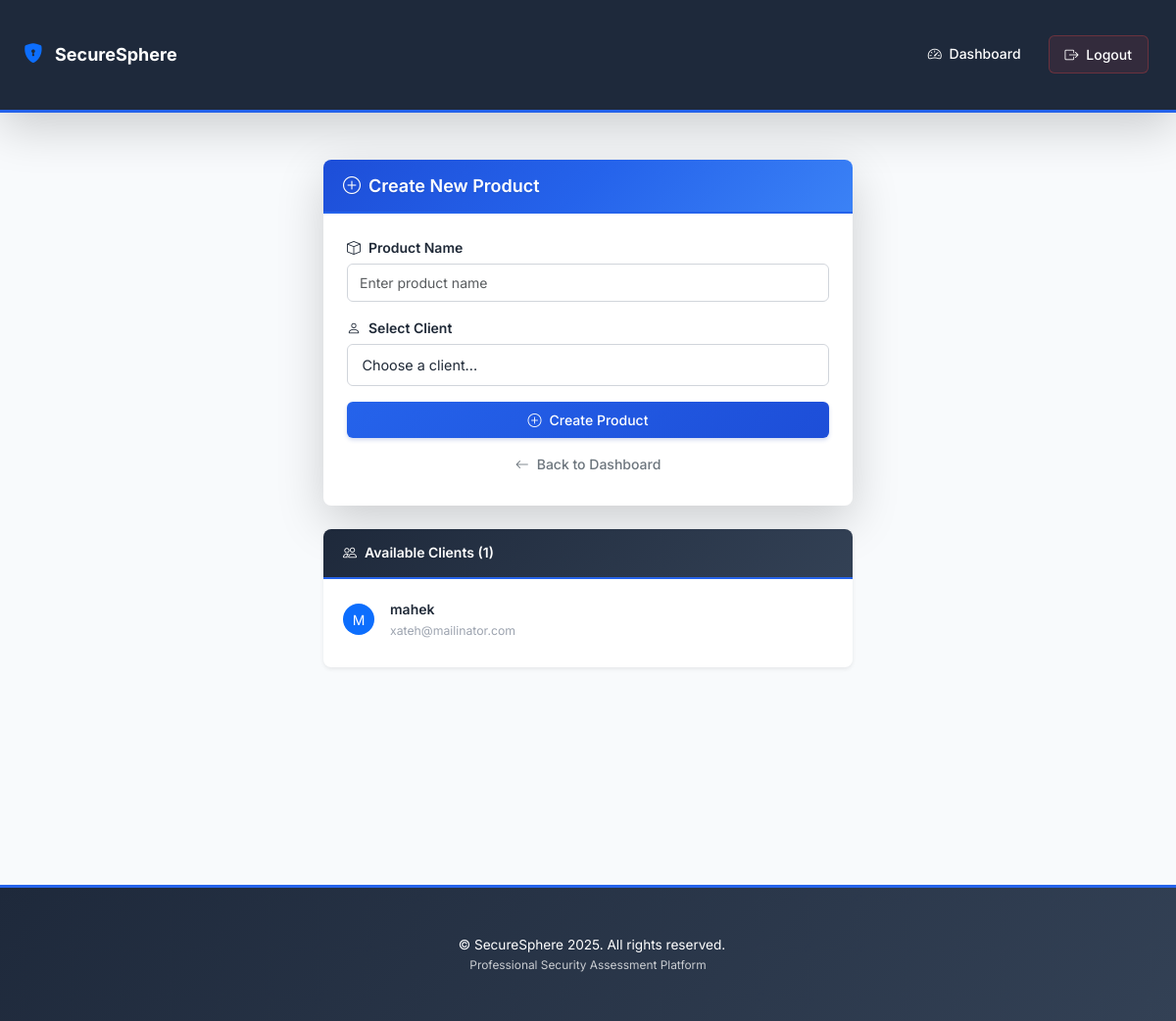
Page /admin/create_product (signed in) on the committed database.
### app.py (models this page shows, shortened)
class User(db.Model):
    __tablename__ = 'users'
    id = db.Column(db.Integer, primary_key=True)
    username = db.Column(db.String(80), unique=True, nullable=False, index=True)
    email = db.Column(db.String(120), nullable=False, index=True)
    password_hash = db.Column(db.String(200), nullable=False)
    role = db.Column(db.String(20), nullable=False, default='client')  # client, lead, superuser
    organization = db.Column(db.String(200), default='ACCORIAN')
    assigned_client_id = db.Column(db.Integer, db.ForeignKey('users.id'), nullable=True)  # For leads - which client they can review
    first_name = db.Column(db.String(100))
    last_name = db.Column(db.String(100))
    phone = db.Column(db.String(20))
    is_active = db.Column(db.Boolean, default=True)
    first_login = db.Column(db.Boolean, default=True)
    created_at = db.Column(db.DateTime, default=lambda: datetime.now(timezone.utc))
    last_login = db.Column(db.DateTime)
    products = db.relationship('Product', backref='owner', lazy=True, cascade='all, delete-orphan')
    responses = db.relationship('QuestionnaireResponse', backref='user', lazy=True)
    assigned_client = db.relationship('User', remote_side=[id], backref='assigned_leads', foreign_keys=[assigned_client_id])

### app.py (the view, shortened to what this page needs)
@app.route('/admin/create_product', methods=['GET', 'POST'])
@login_required('superuser')
def admin_create_product():
    clients = User.query.filter_by(role='client').all()
    return render_template('admin_create_product.html', clients=clients)

### app.py (called while the page is built)
def login_required(role=None):
    def decorator(f):
        @wraps(f)
        def decorated_function(*args, **kwargs):
            if 'user_id' not in session:
                return redirect(url_for('login'))
            if role and session.get('role') != role:
                flash('Access denied!')
                return redirect(url_for('dashboard'))
            return f(*args, **kwargs)
        return decorated_function
    return decorator

### templates/admin_create_product.html (shortened to what this page needs)
{% extends "base.html" %}
{% block content %}
<div class="container-fluid">
    <div class="row justify-content-center">
        <div class="col-md-8 col-lg-6">
            <div class="card shadow-lg border-0">
                <div class="card-header bg-gradient-primary text-white">
                    <h4 class="mb-0">
                        <i class="bi bi-plus-circle me-2"></i>Create New Product
                    </h4>
                </div>
                <div class="card-body p-4">
                    <form method="post" class="needs-validation" novalidate>
                        <div class="mb-4">
                            <label for="product_name" class="form-label fw-semibold">
                                <i class="bi bi-box me-2"></i>Product Name
                            </label>
                            <input type="text" class="form-control form-control-lg"
                                   id="product_name" name="product_name"
                                   placeholder="Enter product name" required>
                        </div>
                        <div class="mb-4">
                            <label for="client_id" class="form-label fw-semibold">
                                <i class="bi bi-person me-2"></i>Select Client
                            </label>
                            <select class="form-select form-select-lg" id="client_id" name="client_id" required>
                                <option value="">Choose a client...</option>
                            </select>
                        </div>
                        <div class="d-grid gap-2">
                            <button type="submit" class="btn btn-primary btn-lg">
                                <i class="bi bi-plus-circle me-2"></i>Create Product
                            </button>
                            <a href="{{ url_for('dashboard') }}" class="btn btn-outline-secondary">
                                <i class="bi bi-arrow-left me-2"></i>Back to Dashboard
                            </a>
                        </div>
                    </form>
                </div>
            </div>
            {% if clients %}
            <div class="card mt-4 shadow-sm border-0">
                <div class="card-header bg-light">
                    <h6 class="mb-0">
                        <i class="bi bi-people me-2"></i>Available Clients ({{ clients|length }})
                    </h6>
                </div>
                <div class="card-body">
                    <div class="row">
                        {% for client in clients %}
                        <div class="col-md-6 mb-2">
                            <div class="d-flex align-items-center">
                                <div class="flex-shrink-0">
                                    <div class="avatar bg-primary text-white rounded-circle d-flex align-items-center justify-content-center" style="width: 32px; height: 32px;">
                                        {{ client.username[0].upper() }}
                                    </div>
                                </div>
                                <div class="flex-grow-1 ms-3">
                                    <div class="fw-semibold">{{ client.username }}</div>
                                    <small class="text-muted">{{ client.email }}</small>
                                </div>
                            </div>
                        </div>
                        {% endfor %}
                    </div>
                </div>
            </div>
            {% endif %}
        </div>
    </div>
</div>
{% endblock %}

### static/style.css (style rules this page uses)
:root { --primary-color: #2563eb; --primary-dark: #1d4ed8; --primary-light: #3b82f6; --primary-lighter: #dbeafe; --primary-lightest: #eff6ff; --secondary-color: #475569; --secondary-light: #64748b; --success-color: #10b981; --warning-color: #f59e0b; --danger-color: #ef4444; --info-color: #0ea5e9; --navy-dark: #1e293b; --navy-medium: #334155; --navy-light: #475569; --light-bg: #f8fafc; --lighter-bg: #ffffff; --dark-bg: #1e293b; --gradient-bg: linear-gradient(135deg, #1e40af 0%, #3b82f6 50%, #60a5fa 100%); --subtle-gradient: linear-gradient(135deg, #f8fafc 0%, #f1f5f9 100%); --text-primary: #1f2937; --text-secondary: #6b7280; --text-muted: #9ca3af; --text-contrast: #ffffff; --card-bg: #ffffff; --card-border: #e5e7eb; --card-shadow: 0 1px 3px rgba(0, 0, 0, 0.05); --card-shadow-lg: 0 4px 6px -1px rgba(0, 0, 0, 0.1), 0 2px 4px -1px rgba(0, 0, 0, 0.06); --card-shadow-hover: 0 10px 25px -5px rgba(0, 0, 0, 0.1), 0 4px 6px -2px rgba(0, 0, 0, 0.05); --input-border: #d1d5db; --input-focus: #3b82f6; --input-bg: #ffffff; --border-radius: 6px; --border-radius-lg: 8px; --transition: all 0.2s ease; --navbar-height: 60px; --font-size-xs: 0.75rem; --font-size-sm: 0.875rem; --font-size-base: 0.875rem; --font-size-lg: 1rem; --font-size-xl: 1.125rem; --font-size-2xl: 1.25rem; --font-size-3xl: 1.375rem; }
* { box-sizing: border-box; }
body { font-family: 'Inter', 'Segoe UI', -apple-system, BlinkMacSystemFont, sans-serif; background: var(--light-bg); min-height: 100vh; margin: 0; padding: 0; line-height: 1.5; font-size: var(--font-size-base); color: var(--text-primary); }
.container-fluid { padding-left: 0.75rem; padding-right: 0.75rem; }
@media (min-width: 768px) { .container-fluid { padding-left: 1.5rem; padding-right: 1.5rem; } }
.btn { border-radius: var(--border-radius); font-weight: 500; font-size: var(--font-size-sm); padding: 0.5rem 1rem; transition: var(--transition); border: none; text-decoration: none; display: inline-flex; align-items: center; justify-content: center; }
.btn-gradient-primary, .btn-primary { background: linear-gradient(135deg, var(--primary-color), var(--primary-dark)); color: var(--text-contrast); box-shadow: 0 2px 8px rgba(59, 130, 246, 0.3); }
.card { border: 1px solid var(--card-border); border-radius: var(--border-radius-lg); box-shadow: var(--card-shadow); transition: var(--transition); overflow: hidden; background: var(--card-bg); }
.card-header { background: linear-gradient(135deg, var(--navy-dark), var(--navy-medium)); color: var(--text-contrast); font-weight: 600; font-size: var(--font-size-base); padding: 1rem 1.25rem; border-bottom: 2px solid var(--primary-color); text-shadow: 0 1px 1px rgba(0, 0, 0, 0.1); }
.card-body { padding: 1.25rem; font-size: var(--font-size-sm); color: var(--text-primary); line-height: 1.5; }
.form-control { border-radius: var(--border-radius); border: 1px solid var(--input-border); padding: 0.5rem 0.75rem; font-size: var(--font-size-sm); transition: var(--transition); background: var(--input-bg); color: var(--text-primary); line-height: 1.4; }
.form-label { font-size: var(--font-size-sm); font-weight: 500; color: var(--text-primary); margin-bottom: 0.375rem; }
.form-select { border-radius: var(--border-radius); border: 1px solid #d1d5db; padding: 0.6rem 0.9rem; font-size: 0.9rem; transition: var(--transition); background: white; color: var(--text-primary); }
.fade-in { animation: fadeIn 0.4s ease-in; }
h4 { font-size: 1rem; font-weight: 600; }
h6 { font-size: 0.825rem; font-weight: 600; }
.text-muted { color: var(--text-muted) !important; }
.mb-2 { margin-bottom: 0.5rem !important; }
.mb-4 { margin-bottom: 1.5rem !important; }
.mt-4 { margin-top: 1.5rem !important; }
.fade-in { animation: fadeIn 0.5s ease-in; }
.btn { transition: all 0.2s ease; }
.card, .metric-card, .question-card, .message-content { transition: all 0.3s cubic-bezier(0.4, 0, 0.2, 1); }
.btn { transition: all 0.3s cubic-bezier(0.4, 0, 0.2, 1); position: relative; overflow: hidden; }
.btn::before { content: ''; position: absolute; top: 50%; left: 50%; width: 0; height: 0; border-radius: 50%; background: rgba(255, 255, 255, 0.2); transition: width 0.6s, height 0.6s; transform: translate(-50%, -50%); z-index: 0; }
.btn > * { position: relative; z-index: 1; }
h1, h2, h3, h4, h5, h6 { text-rendering: optimizeLegibility; font-feature-settings: "kern" 1, "liga" 1; }

### rows in the picture
User: username "M", username "mahek", email "xateh@mailinator.com"

### other values in the picture
{{ clients|length }} "1"
{{ config.get('APP_NAME', 'SecureSphere') }} "SecureSphere"
